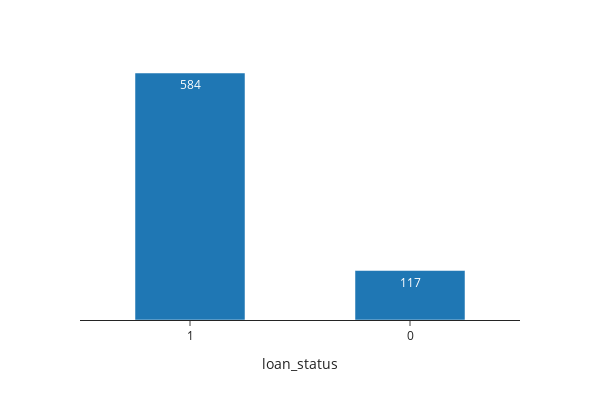

Notebook code cell kept with this figure:
### Code cell
#default
train_data['loan_status']=train_data['loan_status'].astype(str)
grouped=train_data.groupby('loan_status').account_name.nunique().reset_index().\
sort_values('account_name', ascending=False)
fig = px.bar(grouped, y='account_name', x='loan_status', text='account_name',
              template='simple_white',width=600,height=400 , barmode='group'
             ,color_discrete_map={'0': "rgb(149, 111, 204)",'1': "rgb(56, 163, 117)"},
             labels = {'answer': '',"account_name": "Total borrowers"})
fig.update_layout(uniformtext_minsize=8, uniformtext_mode='hide', autosize=False, title_x=0.5, title_font_family ="Calibri")
fig.update_traces(width=0.5)
fig.update_yaxes(matches=None, showticklabels=False,visible=False)
fig

### Figure 1 — Plotly figure (JSON) as saved in the notebook; plotly's stock layout.template omitted (floating-point values rounded to 4 significant figures)
{"data": [{"alignmentgroup": "True", "hovertemplate": "loan_status=%{x}<br>Total borrowers=%{text}<extra></extra>", "legendgroup": "", "marker": {"color": "#1F77B4", "pattern": {"shape": ""}}, "name": "", "offsetgroup": "", "orientation": "v", "showlegend": false, "text": [584, 117], "textposition": "auto", "type": "bar", "width": 0.5, "x": ["1", "0"], "xaxis": "x", "y": [584, 117], "yaxis": "y"}], "layout": {"autosize": false, "barmode": "group", "height": 400, "legend": {"tracegroupgap": 0}, "margin": {"t": 60}, "title": {"font": {"family": "Calibri"}, "x": 0.5}, "uniformtext": {"minsize": 8, "mode": "hide"}, "width": 600, "xaxis": {"anchor": "y", "domain": [0, 1], "title": {"text": "loan_status"}}, "yaxis": {"anchor": "x", "domain": [0, 1], "showticklabels": false, "title": {"text": "Total borrowers"}, "visible": false}}}
